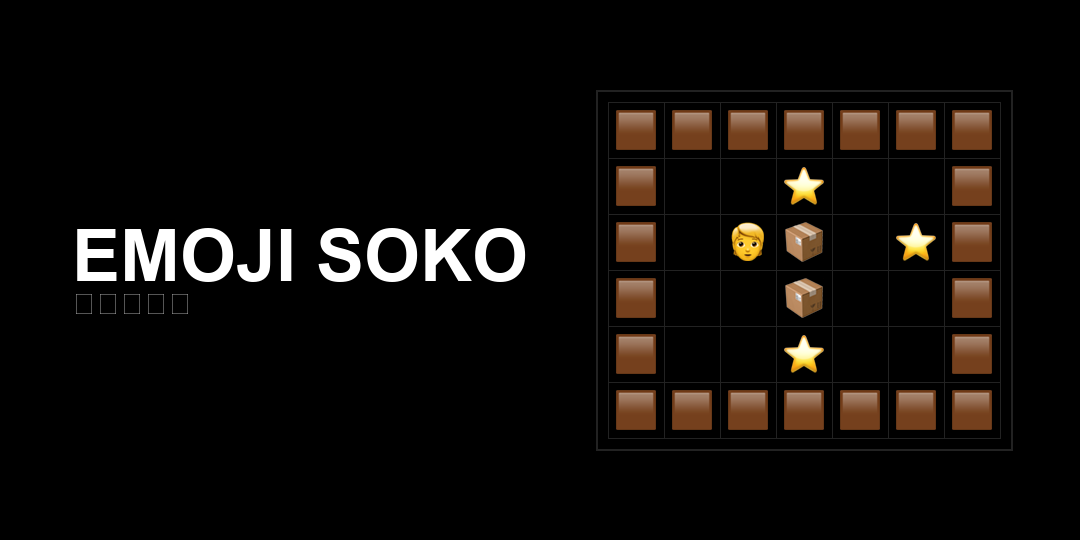

Python code for this plot:
#!/usr/bin/env python3
"""Generate assets/cover.png (1080x540). Requires: pip install Pillow"""

from __future__ import annotations

import sys
from pathlib import Path

try:
    from PIL import Image, ImageDraw, ImageFont
except ImportError:
    print("Pillow is required: pip install Pillow", file=sys.stderr)
    sys.exit(1)

WIDTH = 1080
HEIGHT = 540
OUTPUT = Path(__file__).resolve().parent / "cover.png"

EMOJI_FONT_CANDIDATES = [
    "/System/Library/Fonts/Apple Color Emoji.ttc",
    "/System/Library/Fonts/Supplemental/Apple Color Emoji.ttc",
    "C:/Windows/Fonts/seguiemj.ttf",
]

TITLE_FONT_CANDIDATES = [
    "/System/Library/Fonts/Supplemental/Arial Bold.ttf",
    "/System/Library/Fonts/Helvetica.ttc",
    "/Library/Fonts/Arial Bold.ttf",
    "C:/Windows/Fonts/arialbd.ttf",
]

SUBTITLE_FONT_CANDIDATES = [
    "/System/Library/Fonts/Supplemental/Arial.ttf",
    "/System/Library/Fonts/Helvetica.ttc",
    "/Library/Fonts/Arial.ttf",
    "C:/Windows/Fonts/arial.ttf",
]

CELL_EMOJI = {
    "WALL": "🟫",
    "FLOOR": None,
    "GOAL": "⭐",
    "BOX": "📦",
    "PLAYER": "🧑",
    "BOX_ON_GOAL": "🎁",
    "PLAYER_ON_GOAL": "🧑",
}

SAMPLE_STAGE = [
    "WWWWWWW",
    "W..G..W",
    "W.PB.GW",
    "W..B..W",
    "W..G..W",
    "WWWWWWW",
]

TYPE_FROM_CHAR = {
    "W": "WALL",
    ".": "FLOOR",
    "G": "GOAL",
    "B": "BOX",
    "P": "PLAYER",
}


def load_font(candidates: list[str], size: int) -> ImageFont.FreeTypeFont | ImageFont.ImageFont:
    for path in candidates:
        try:
            return ImageFont.truetype(path, size)
        except OSError:
            continue
    return ImageFont.load_default()


def load_emoji_font(size: int) -> ImageFont.FreeTypeFont | None:
    for path in EMOJI_FONT_CANDIDATES:
        try:
            return ImageFont.truetype(path, size)
        except OSError:
            continue
    return None


def draw_logo(draw: ImageDraw.ImageDraw) -> None:
    title_font = load_font(TITLE_FONT_CANDIDATES, 72)
    subtitle_font = load_font(SUBTITLE_FONT_CANDIDATES, 32)

    title = "EMOJI SOKO"
    subtitle = "絵文字の蔵"

    title_bbox = draw.textbbox((0, 0), title, font=title_font)
    subtitle_bbox = draw.textbbox((0, 0), subtitle, font=subtitle_font)

    title_x = 72
    title_y = HEIGHT // 2 - (title_bbox[3] - title_bbox[1]) // 2 - 28
    subtitle_y = title_y + (title_bbox[3] - title_bbox[1]) + 16

    draw.text((title_x, title_y), title, fill=(255, 255, 255), font=title_font)
    draw.text((title_x, subtitle_y), subtitle, fill=(170, 170, 170), font=subtitle_font)


def draw_stage_grid(draw: ImageDraw.ImageDraw, emoji_font: ImageFont.FreeTypeFont | None) -> None:
    cell_size = 56
    rows = len(SAMPLE_STAGE)
    cols = len(SAMPLE_STAGE[0])
    grid_w = cols * cell_size
    grid_h = rows * cell_size

    origin_x = WIDTH - grid_w - 80
    origin_y = (HEIGHT - grid_h) // 2

    draw.rectangle(
        (origin_x - 12, origin_y - 12, origin_x + grid_w + 12, origin_y + grid_h + 12),
        outline=(34, 34, 34),
        width=2,
    )

    for x in range(cols + 1):
        px = origin_x + x * cell_size
        draw.line((px, origin_y, px, origin_y + grid_h), fill=(34, 34, 34), width=1)

    for y in range(rows + 1):
        py = origin_y + y * cell_size
        draw.line((origin_x, py, origin_x + grid_w, py), fill=(34, 34, 34), width=1)

    for y, row in enumerate(SAMPLE_STAGE):
        for x, ch in enumerate(row):
            cell_type = TYPE_FROM_CHAR[ch]
            emoji = CELL_EMOJI[cell_type]
            if not emoji:
                continue

            cx = origin_x + x * cell_size + cell_size // 2
            cy = origin_y + y * cell_size + cell_size // 2

            if emoji_font is not None:
                bbox = draw.textbbox((0, 0), emoji, font=emoji_font)
                tx = cx - (bbox[0] + bbox[2]) // 2
                ty = cy - (bbox[1] + bbox[3]) // 2
                draw.text((tx, ty), emoji, font=emoji_font, embedded_color=True)
            else:
                draw.text((cx, cy), emoji, fill=(255, 255, 255), anchor="mm")


def main() -> None:
    img = Image.new("RGBA", (WIDTH, HEIGHT), (0, 0, 0, 255))
    draw = ImageDraw.Draw(img)

    draw_logo(draw)
    draw_stage_grid(draw, load_emoji_font(40))

    img.convert("RGB").save(OUTPUT)
    print(f"Saved {OUTPUT}")


if __name__ == "__main__":
    main()
